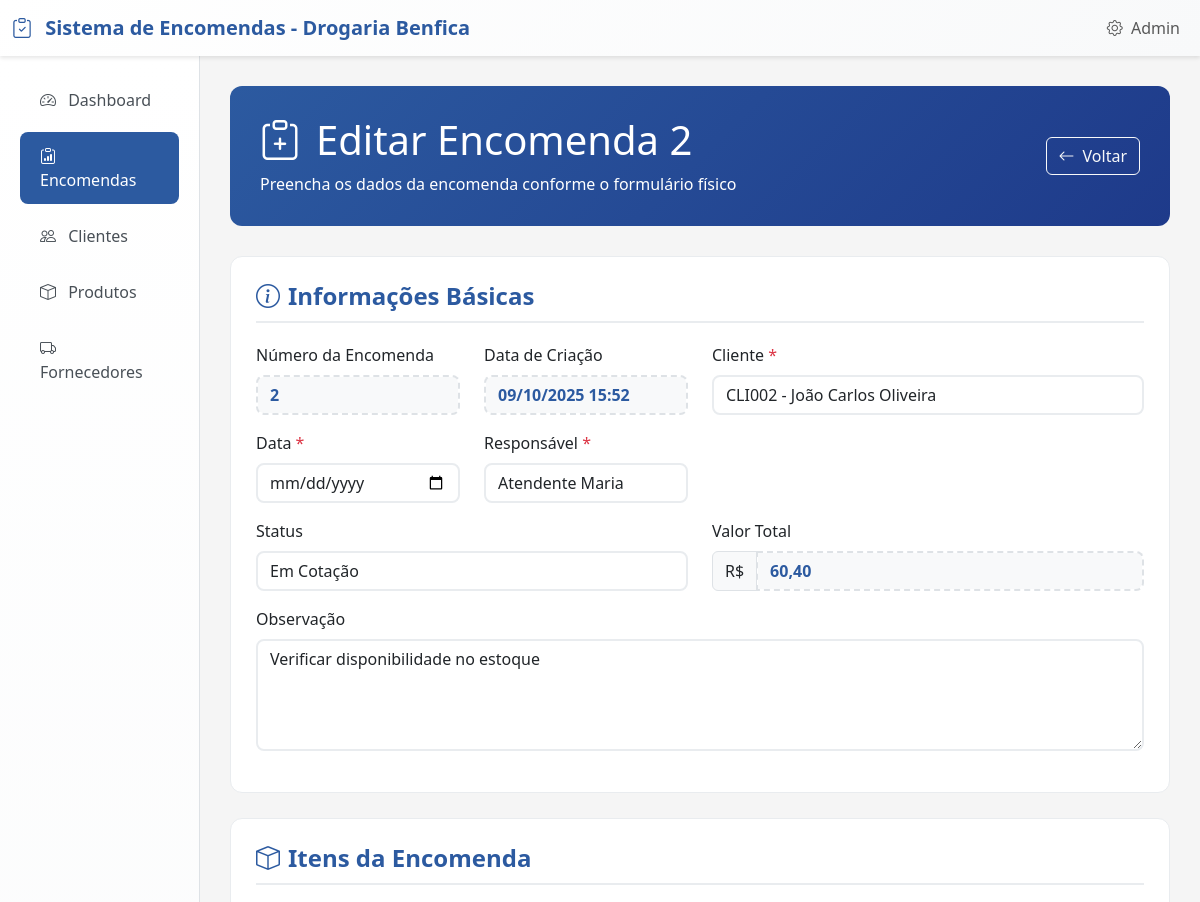
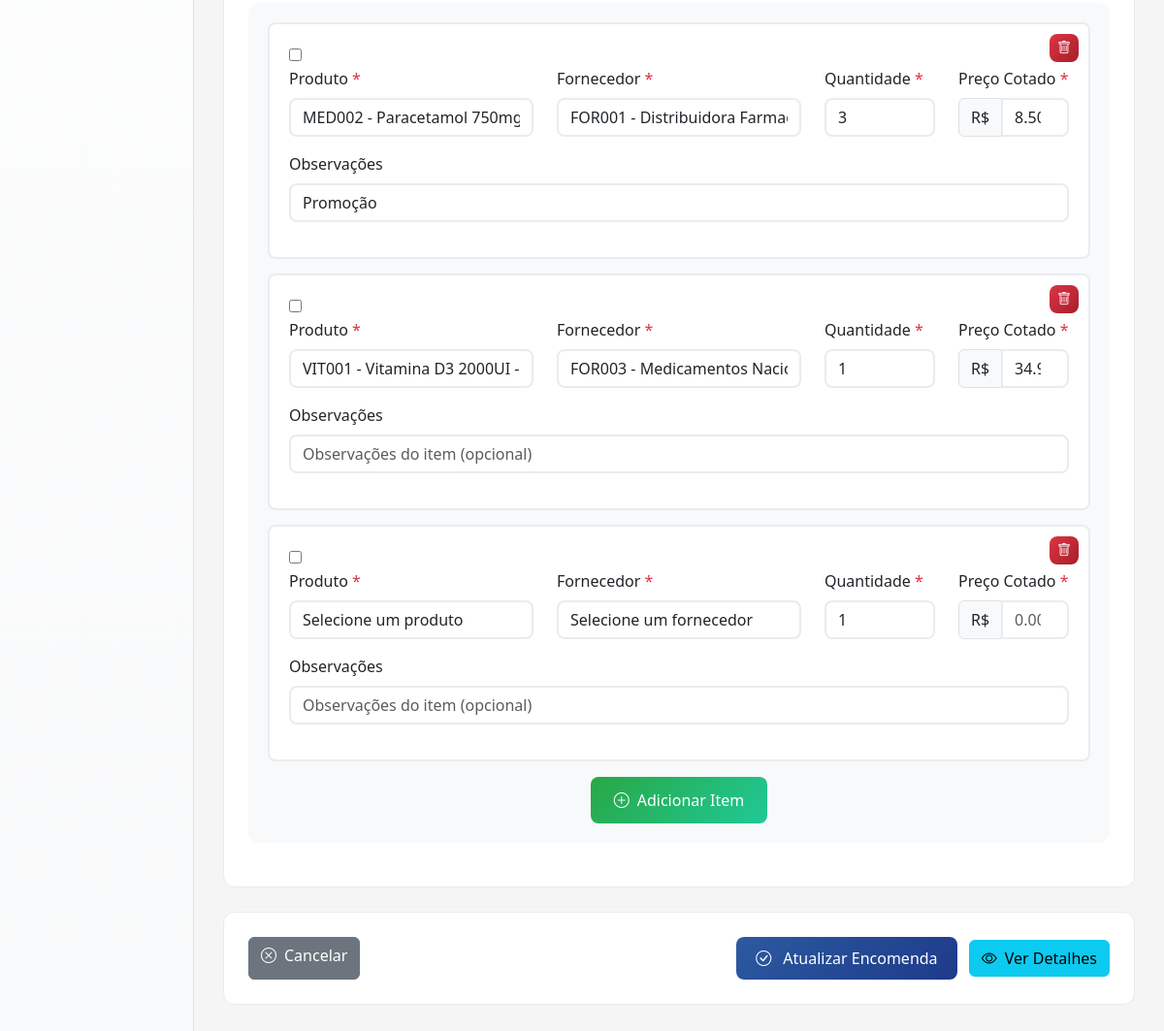
Page /encomendas/2/editar/ on the committed database (2 pictures, top to bottom).
### encomendas/models.py (models this page shows, shortened)
class Encomenda(models.Model):
    STATUS_CHOICES = [
        ('criada', 'Criada'),
        ('cotacao', 'Em Cotação'),
        ('aprovada', 'Aprovada'),
        ('em_andamento', 'Em Andamento'),
        ('pronta', 'Pronta para Entrega'),
        ('entregue', 'Entregue'),
        ('cancelada', 'Cancelada'),
    ]
    numero_encomenda = models.AutoField(primary_key=True, verbose_name="Número da Encomenda")
    cliente = models.ForeignKey(Cliente, on_delete=models.CASCADE, verbose_name="Cliente")
    data_criacao = models.DateTimeField(auto_now_add=True, verbose_name="Data de Criação (sistema)")
    data_encomenda = models.DateField(verbose_name="Data", help_text="Data da encomenda (campo do cabeçalho)", default=timezone.now)
    responsavel_criacao = models.CharField(max_length=100, verbose_name="Responsável",
                                         help_text="Responsável pela criação da encomenda")
    status = models.CharField(max_length=20, choices=STATUS_CHOICES, default='criada', verbose_name="Status")
    observacoes = models.TextField(blank=True, verbose_name="Observação",
                                 help_text="Campo 'Observação' do formulário físico")
    valor_total = models.DecimalField(
        max_digits=10,
        decimal_places=2,
        default=Decimal('0.00'),
        verbose_name="Valor do Produto",
        help_text="Valor total dos produtos da encomenda"
    )
    updated_at = models.DateTimeField(auto_now=True)
    class Meta:
        verbose_name = "Encomenda"
        verbose_name_plural = "Encomendas"
        ordering = ['-numero_encomenda']

### encomendas/views.py (the view)
# urls.py: path('encomendas/<int:pk>/editar/', views.encomenda_edit, name='encomenda_edit'),
def encomenda_edit(request, pk):
    encomenda = get_object_or_404(Encomenda, pk=pk)
    if request.method == 'POST':
        form = EncomendaForm(request.POST, instance=encomenda)
        formset = ItemEncomendaFormSet(request.POST, instance=encomenda)
        if form.is_valid() and formset.is_valid():
            encomenda = form.save()
            formset.save()
            encomenda.calcular_valor_total()
            messages.success(request, f'Encomenda {encomenda.numero_encomenda} atualizada com sucesso!')
            return redirect('encomenda_detail', pk=encomenda.pk)
    else:
        form = EncomendaForm(instance=encomenda)
        formset = ItemEncomendaFormSet(instance=encomenda)
    context = {
        'form': form,
        'formset': formset,
        'encomenda': encomenda,
        'title': f'Editar Encomenda {encomenda.numero_encomenda}',
    }
    return render(request, 'encomendas/encomenda_form.html', context)

### encomendas/forms.py
class EncomendaForm(forms.ModelForm):
    class Meta:
        model = Encomenda
        fields = ['cliente', 'data_encomenda', 'responsavel_criacao', 'status', 'observacoes']
        widgets = {
            'cliente': forms.Select(attrs={'class': 'form-control'}),
            'data_encomenda': forms.DateInput(attrs={'class': 'form-control', 'type': 'date'}),
            'responsavel_criacao': forms.TextInput(attrs={'class': 'form-control', 'placeholder': 'Nome do responsável'}),
            'status': forms.Select(attrs={'class': 'form-control'}),
            'observacoes': forms.Textarea(attrs={'class': 'form-control', 'rows': 4, 'placeholder': 'Observações gerais sobre a encomenda (campo Observação do formulário físico)'}),
        }
    def __init__(self, *args, **kwargs):
        super().__init__(*args, **kwargs)
        self.fields['cliente'].queryset = Cliente.objects.all().order_by('nome')
        self.fields['cliente'].empty_label = "Selecione um cliente"
        if not self.instance.pk and 'data_encomenda' not in self.initial:
            from datetime import date
            self.initial['data_encomenda'] = date.today()

### encomendas/models.py (called while the page is built)
    def __str__(self):
        return f"{self.codigo} - {self.nome}"

    def __str__(self):
        return f"{self.codigo} - {self.nome}"

    def __str__(self):
        return f"{self.codigo} - {self.nome}"

### encomendas/templates/encomendas/encomenda_form.html (shortened to what this page needs)
{% extends 'encomendas/base.html' %}
{% block content %}
<div class="page-header">
    <div class="d-flex justify-content-between align-items-center">
        <div>
            <h1><i class="bi bi-clipboard-plus me-3"></i>{{ title }}</h1>
            <p class="mb-0">Preencha os dados da encomenda conforme o formulário físico</p>
        </div>
        <a href="{% url 'encomenda_list' %}" class="btn btn-outline-light">
            <i class="bi bi-arrow-left me-2"></i>Voltar
        </a>
    </div>
</div>
<form method="post" id="encomendaForm">
    <div class="form-section">
        <h4 class="section-title">
            <i class="bi bi-info-circle me-2"></i>Informações Básicas
        </h4>
        <div class="row">
            {% if encomenda %}
            <div class="col-md-3 mb-3">
                <label class="form-label">Número da Encomenda</label>
                <input type="text" class="form-control calculated-field" value="{{ encomenda.numero_encomenda }}" readonly>
            </div>
            <div class="col-md-3 mb-3">
                <label class="form-label">Data de Criação</label>
                <input type="text" class="form-control calculated-field" value="{{ encomenda.data_criacao|date:'d/m/Y H:i' }}" readonly>
            </div>
            {% endif %}
            <div class="col-md-6 mb-3 required-field">
                <label for="{{ form.cliente.id_for_label }}" class="form-label">{{ form.cliente.label }}</label>
                {{ form.cliente }}
            </div>
            <div class="col-md-3 mb-3 required-field">
                <label for="{{ form.data_encomenda.id_for_label }}" class="form-label">{{ form.data_encomenda.label }}</label>
                {{ form.data_encomenda }}
            </div>
            <div class="col-md-3 mb-3 required-field">
                <label for="{{ form.responsavel_criacao.id_for_label }}" class="form-label">{{ form.responsavel_criacao.label }}</label>
                {{ form.responsavel_criacao }}
            </div>
        </div>
        <div class="row">
            <div class="col-md-6 mb-3">
                <label for="{{ form.status.id_for_label }}" class="form-label">{{ form.status.label }}</label>
                {{ form.status }}
            </div>
            {% if encomenda %}
            <div class="col-md-6 mb-3">
                <label class="form-label">Valor Total</label>
                <div class="input-group">
                    <span class="input-group-text">R$</span>
                    <input type="text" class="form-control calculated-field" id="valorTotal" value="{{ encomenda.valor_total|floatformat:2 }}" readonly>
                </div>
            </div>
            {% endif %}
        </div>
        <div class="row">
            <div class="col-12 mb-3">
                <label for="{{ form.observacoes.id_for_label }}" class="form-label">{{ form.observacoes.label }}</label>
                {{ form.observacoes }}
            </div>
        </div>
    </div>
    <div class="form-section">
        <h4 class="section-title">
            <i class="bi bi-box me-2"></i>Itens da Encomenda
        </h4>
        <div class="formset-container">
            <div id="formset-container">
                {% for form in formset %}
                    <div class="item-form" data-form-index="{{ forloop.counter0 }}">
                        {% if formset.can_delete %}
                            <button type="button" class="btn btn-danger btn-sm delete-btn delete-form" title="Remover Item">
                                <i class="bi bi-trash"></i>
                            </button>
                            {{ form.DELETE }}
                        {% endif %}
                        <div class="row">
                            <div class="col-md-4 mb-3 required-field">
                                <label for="{{ form.produto.id_for_label }}" class="form-label">{{ form.produto.label }}</label>
                                {{ form.produto }}
                            </div>
                            <div class="col-md-4 mb-3 required-field">
                                <label for="{{ form.fornecedor.id_for_label }}" class="form-label">{{ form.fornecedor.label }}</label>
                                {{ form.fornecedor }}
                            </div>
                            <div class="col-md-2 mb-3 required-field">
                                <label for="{{ form.quantidade.id_for_label }}" class="form-label">{{ form.quantidade.label }}</label>
                                {{ form.quantidade }}
                            </div>
                            <div class="col-md-2 mb-3 required-field">
                                <label for="{{ form.preco_cotado.id_for_label }}" class="form-label">{{ form.preco_cotado.label }}</label>
                                <div class="input-group">
                                    <span class="input-group-text">R$</span>
                                    {{ form.preco_cotado }}
                                </div>
                            </div>
                        </div>
                        <div class="row">
                            <div class="col-12 mb-3">
                                <label for="{{ form.observacoes.id_for_label }}" class="form-label">{{ form.observacoes.label }}</label>
                                {{ form.observacoes }}
                            </div>
                        </div>
                    </div>
                {% endfor %}
            </div>
            <div class="text-center mt-3">
                <button type="button" class="btn add-item-btn" id="add-form">
                    <i class="bi bi-plus-circle me-2"></i>Adicionar Item
                </button>
            </div>
        </div>
    </div>
    <div class="form-section">
        <div class="d-flex justify-content-between">
            <a href="{% url 'encomenda_list' %}" class="btn btn-secondary">
                <i class="bi bi-x-circle me-2"></i>Cancelar
            </a>
            <div>
                <button type="submit" class="btn btn-primary me-2">
                    <i class="bi bi-check-circle me-2"></i>
                    {% if encomenda %}Atualizar{% else %}Criar{% endif %} Encomenda
                </button>
                {% if encomenda %}
                <a href="{% url 'encomenda_detail' encomenda.pk %}" class="btn btn-info">
                    <i class="bi bi-eye me-2"></i>Ver Detalhes
                </a>
                {% endif %}
            </div>
        </div>
    </div>
</form>
{% endblock %}

### encomendas/templates/encomendas/base.html (style rules this page uses)
:root { --primary-color: #2c5aa0; --secondary-color: #f8f9fa; --accent-color: #28a745; --danger-color: #dc3545; --warning-color: #ffc107; }
body { background-color: #f5f5f5; font-family: 'Segoe UI', Tahoma, Geneva, Verdana, sans-serif; }
.btn-primary { background: linear-gradient(135deg, var(--primary-color) 0%, #1e3a8a 100%); border: none; border-radius: 8px; padding: 10px 20px; font-weight: 500; transition: all 0.3s ease; }
.btn-danger { background: linear-gradient(135deg, var(--danger-color) 0%, #a71e2a 100%); border: none; border-radius: 8px; }
.form-control { border-radius: 8px; border: 2px solid #e9ecef; transition: border-color 0.3s ease, box-shadow 0.3s ease; }
.page-header { background: linear-gradient(135deg, var(--primary-color) 0%, #1e3a8a 100%); color: white; padding: 30px; border-radius: 12px; margin-bottom: 30px; }

### encomendas/templates/encomendas/encomenda_form.html (style rules this page uses)
.formset-container { background: #f8f9fa; border-radius: 12px; padding: 20px; margin-bottom: 20px; }
.item-form { background: white; border-radius: 8px; padding: 20px; margin-bottom: 15px; border: 2px solid #e9ecef; position: relative; transition: all 0.3s ease; }
.delete-btn { position: absolute; top: 10px; right: 10px; z-index: 10; }
.add-item-btn { background: linear-gradient(135deg, #28a745 0%, #20c997 100%); border: none; border-radius: 8px; padding: 12px 24px; color: white; font-weight: 500; transition: all 0.3s ease; }
.form-section { background: white; border-radius: 12px; padding: 25px; margin-bottom: 25px; border: 1px solid #e9ecef; }
.section-title { color: var(--primary-color); font-weight: 600; margin-bottom: 20px; padding-bottom: 10px; border-bottom: 2px solid #e9ecef; }
.calculated-field { background-color: #f8f9fa; border: 2px dashed #dee2e6; font-weight: bold; color: var(--primary-color); }
.required-field label::after { content: " *"; color: #dc3545; }

### rows in the picture
Encomenda: numero_encomenda "2", data_criacao "09/10/2025 15:52", cliente "CLI002 - João Carlos Oliveira", responsavel_criacao "Atendente Maria", status "Em Cotação", valor_total "60,40", observacoes "Verificar disponibilidade no estoque"

### other values in the picture
{{ title }} "Editar Encomenda 2"
